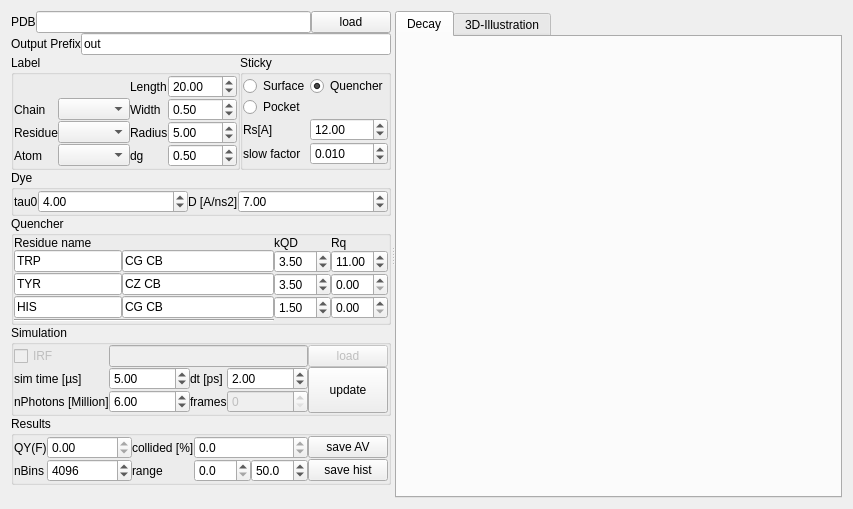
<?xml version="1.0" encoding="UTF-8"?>
<ui version="4.0">
 <class>Form</class>
 <widget class="QWidget" name="Form">
  <property name="geometry">
   <rect>
    <x>0</x>
    <y>0</y>
    <width>853</width>
    <height>509</height>
   </rect>
  </property>
  <property name="windowTitle">
   <string>Dye-quenching</string>
  </property>
  <layout class="QVBoxLayout" name="verticalLayout">
   <item>
    <widget class="QSplitter" name="splitter">
     <property name="orientation">
      <enum>Qt::Horizontal</enum>
     </property>
     <widget class="QWidget" name="widget" native="true">
      <property name="sizePolicy">
       <sizepolicy hsizetype="MinimumExpanding" vsizetype="Preferred">
        <horstretch>0</horstretch>
        <verstretch>0</verstretch>
       </sizepolicy>
      </property>
      <property name="maximumSize">
       <size>
        <width>380</width>
        <height>16777215</height>
       </size>
      </property>
      <layout class="QGridLayout" name="gridLayout_6">
       <property name="margin">
        <number>0</number>
       </property>
       <property name="spacing">
        <number>0</number>
       </property>
       <item row="5" column="0" colspan="2">
        <widget class="QGroupBox" name="groupBox_2">
         <property name="title">
          <string>Simulation</string>
         </property>
         <layout class="QGridLayout" name="gridLayout_2">
          <property name="margin">
           <number>0</number>
          </property>
          <property name="spacing">
           <number>0</number>
          </property>
          <item row="3" column="2">
           <widget class="QLabel" name="label_11">
            <property name="text">
             <string>frames</string>
            </property>
           </widget>
          </item>
          <item row="2" column="2">
           <widget class="QLabel" name="label_10">
            <property name="text">
             <string>dt [ps]</string>
            </property>
           </widget>
          </item>
          <item row="2" column="3">
           <widget class="QDoubleSpinBox" name="doubleSpinBox_7">
            <property name="sizePolicy">
             <sizepolicy hsizetype="Expanding" vsizetype="Fixed">
              <horstretch>0</horstretch>
              <verstretch>0</verstretch>
             </sizepolicy>
            </property>
            <property name="value">
             <double>2.000000000000000</double>
            </property>
           </widget>
          </item>
          <item row="3" column="1">
           <widget class="QDoubleSpinBox" name="doubleSpinBox_11">
            <property name="sizePolicy">
             <sizepolicy hsizetype="Expanding" vsizetype="Fixed">
              <horstretch>0</horstretch>
              <verstretch>0</verstretch>
             </sizepolicy>
            </property>
            <property name="singleStep">
             <double>0.250000000000000</double>
            </property>
            <property name="value">
             <double>6.000000000000000</double>
            </property>
           </widget>
          </item>
          <item row="2" column="1">
           <widget class="QDoubleSpinBox" name="doubleSpinBox_6">
            <property name="sizePolicy">
             <sizepolicy hsizetype="Expanding" vsizetype="Fixed">
              <horstretch>0</horstretch>
              <verstretch>0</verstretch>
             </sizepolicy>
            </property>
            <property name="maximum">
             <double>200.000000000000000</double>
            </property>
            <property name="value">
             <double>5.000000000000000</double>
            </property>
           </widget>
          </item>
          <item row="3" column="3">
           <widget class="QSpinBox" name="spinBox">
            <property name="enabled">
             <bool>false</bool>
            </property>
            <property name="sizePolicy">
             <sizepolicy hsizetype="Expanding" vsizetype="Fixed">
              <horstretch>0</horstretch>
              <verstretch>0</verstretch>
             </sizepolicy>
            </property>
            <property name="maximum">
             <number>99999999</number>
            </property>
           </widget>
          </item>
          <item row="3" column="0">
           <widget class="QLabel" name="label_17">
            <property name="text">
             <string>nPhotons [Million]</string>
            </property>
           </widget>
          </item>
          <item row="2" column="0">
           <widget class="QLabel" name="label_9">
            <property name="text">
             <string>sim time [µs]</string>
            </property>
           </widget>
          </item>
          <item row="2" column="5" rowspan="2">
           <widget class="QPushButton" name="pushButton_3">
            <property name="sizePolicy">
             <sizepolicy hsizetype="Minimum" vsizetype="Expanding">
              <horstretch>0</horstretch>
              <verstretch>0</verstretch>
             </sizepolicy>
            </property>
            <property name="text">
             <string>update</string>
            </property>
           </widget>
          </item>
          <item row="0" column="5">
           <widget class="QPushButton" name="pushButton_2">
            <property name="enabled">
             <bool>false</bool>
            </property>
            <property name="text">
             <string>load</string>
            </property>
           </widget>
          </item>
          <item row="0" column="1" colspan="4">
           <widget class="QLineEdit" name="lineEdit_4">
            <property name="enabled">
             <bool>false</bool>
            </property>
            <property name="readOnly">
             <bool>true</bool>
            </property>
           </widget>
          </item>
          <item row="0" column="0">
           <widget class="QCheckBox" name="checkBox">
            <property name="enabled">
             <bool>false</bool>
            </property>
            <property name="text">
             <string>IRF</string>
            </property>
           </widget>
          </item>
         </layout>
        </widget>
       </item>
       <item row="6" column="0" colspan="2">
        <widget class="QGroupBox" name="groupBox_7">
         <property name="title">
          <string>Results</string>
         </property>
         <layout class="QGridLayout" name="gridLayout_7">
          <property name="margin">
           <number>0</number>
          </property>
          <property name="spacing">
           <number>0</number>
          </property>
          <item row="1" column="2">
           <widget class="QLabel" name="label_21">
            <property name="text">
             <string>range</string>
            </property>
           </widget>
          </item>
          <item row="0" column="0">
           <widget class="QLabel" name="label_20">
            <property name="text">
             <string>QY(F)</string>
            </property>
           </widget>
          </item>
          <item row="1" column="0">
           <widget class="QLabel" name="label_19">
            <property name="text">
             <string>nBins</string>
            </property>
           </widget>
          </item>
          <item row="1" column="5">
           <widget class="QPushButton" name="pushButton_4">
            <property name="text">
             <string>save hist</string>
            </property>
           </widget>
          </item>
          <item row="0" column="5">
           <widget class="QPushButton" name="pushButton_5">
            <property name="text">
             <string>save AV</string>
            </property>
           </widget>
          </item>
          <item row="1" column="1">
           <widget class="QSpinBox" name="spinBox_2">
            <property name="sizePolicy">
             <sizepolicy hsizetype="Expanding" vsizetype="Fixed">
              <horstretch>0</horstretch>
              <verstretch>0</verstretch>
             </sizepolicy>
            </property>
            <property name="maximum">
             <number>8192</number>
            </property>
            <property name="value">
             <number>4096</number>
            </property>
           </widget>
          </item>
          <item row="0" column="2">
           <widget class="QLabel" name="label_22">
            <property name="text">
             <string>collided [%]</string>
            </property>
           </widget>
          </item>
          <item row="0" column="1">
           <widget class="QDoubleSpinBox" name="doubleSpinBox_16">
            <property name="readOnly">
             <bool>true</bool>
            </property>
            <property name="maximum">
             <double>1.000000000000000</double>
            </property>
           </widget>
          </item>
          <item row="0" column="3">
           <widget class="QDoubleSpinBox" name="doubleSpinBox_15">
            <property name="readOnly">
             <bool>true</bool>
            </property>
            <property name="decimals">
             <number>1</number>
            </property>
           </widget>
          </item>
          <item row="1" column="3">
           <layout class="QHBoxLayout" name="horizontalLayout_4">
            <item>
             <widget class="QDoubleSpinBox" name="doubleSpinBox_13">
              <property name="decimals">
               <number>1</number>
              </property>
              <property name="singleStep">
               <double>0.100000000000000</double>
              </property>
             </widget>
            </item>
            <item>
             <widget class="QDoubleSpinBox" name="doubleSpinBox_14">
              <property name="decimals">
               <number>1</number>
              </property>
              <property name="value">
               <double>50.000000000000000</double>
              </property>
             </widget>
            </item>
           </layout>
          </item>
         </layout>
        </widget>
       </item>
       <item row="2" column="1">
        <widget class="QGroupBox" name="groupBox_4">
         <property name="title">
          <string>Sticky</string>
         </property>
         <layout class="QGridLayout" name="gridLayout_4">
          <property name="margin">
           <number>0</number>
          </property>
          <property name="spacing">
           <number>0</number>
          </property>
          <item row="0" column="1">
           <widget class="QRadioButton" name="radioButton">
            <property name="toolTip">
             <string>The &quot;surface&quot; of the AV is defined by selecting AV-points within a sphere of radius Rs around the Cbeta atoms</string>
            </property>
            <property name="text">
             <string>Surface</string>
            </property>
            <property name="checked">
             <bool>false</bool>
            </property>
           </widget>
          </item>
          <item row="2" column="1">
           <widget class="QLabel" name="label_16">
            <property name="text">
             <string>Rs[A]</string>
            </property>
           </widget>
          </item>
          <item row="2" column="2" colspan="2">
           <widget class="QDoubleSpinBox" name="doubleSpinBox_10">
            <property name="toolTip">
             <string>All points within the AV within a radius of R next to the selection are slowed down</string>
            </property>
            <property name="maximum">
             <double>100.000000000000000</double>
            </property>
            <property name="value">
             <double>12.000000000000000</double>
            </property>
           </widget>
          </item>
          <item row="3" column="1">
           <widget class="QLabel" name="label_8">
            <property name="text">
             <string>slow factor</string>
            </property>
           </widget>
          </item>
          <item row="3" column="2" colspan="2">
           <widget class="QDoubleSpinBox" name="doubleSpinBox_5">
            <property name="toolTip">
             <string>The diffusion coefficient outside the sicky volume is reduced by this factor</string>
            </property>
            <property name="decimals">
             <number>3</number>
            </property>
            <property name="maximum">
             <double>1.000000000000000</double>
            </property>
            <property name="singleStep">
             <double>0.050000000000000</double>
            </property>
            <property name="value">
             <double>0.010000000000000</double>
            </property>
           </widget>
          </item>
          <item row="0" column="2">
           <widget class="QRadioButton" name="radioButton_2">
            <property name="enabled">
             <bool>true</bool>
            </property>
            <property name="text">
             <string>Quencher</string>
            </property>
            <property name="checked">
             <bool>true</bool>
            </property>
           </widget>
          </item>
          <item row="1" column="1">
           <widget class="QRadioButton" name="radioButton_3">
            <property name="text">
             <string>Pocket</string>
            </property>
           </widget>
          </item>
         </layout>
        </widget>
       </item>
       <item row="2" column="0">
        <widget class="QGroupBox" name="groupBox">
         <property name="title">
          <string>Label</string>
         </property>
         <layout class="QGridLayout" name="gridLayout">
          <property name="margin">
           <number>0</number>
          </property>
          <property name="spacing">
           <number>0</number>
          </property>
          <item row="3" column="2">
           <widget class="QLabel" name="label_6">
            <property name="text">
             <string>Radius</string>
            </property>
           </widget>
          </item>
          <item row="3" column="3">
           <widget class="QDoubleSpinBox" name="doubleSpinBox_3">
            <property name="toolTip">
             <string>Radius of the dye in Angström</string>
            </property>
            <property name="minimum">
             <double>0.100000000000000</double>
            </property>
            <property name="singleStep">
             <double>0.250000000000000</double>
            </property>
            <property name="value">
             <double>5.000000000000000</double>
            </property>
           </widget>
          </item>
          <item row="2" column="2">
           <widget class="QLabel" name="label_5">
            <property name="text">
             <string>Width</string>
            </property>
           </widget>
          </item>
          <item row="1" column="3">
           <widget class="QDoubleSpinBox" name="doubleSpinBox">
            <property name="sizePolicy">
             <sizepolicy hsizetype="Expanding" vsizetype="Fixed">
              <horstretch>0</horstretch>
              <verstretch>0</verstretch>
             </sizepolicy>
            </property>
            <property name="toolTip">
             <string>The length of the dye linker in Angström</string>
            </property>
            <property name="minimum">
             <double>1.000000000000000</double>
            </property>
            <property name="value">
             <double>20.000000000000000</double>
            </property>
           </widget>
          </item>
          <item row="1" column="2">
           <widget class="QLabel" name="label_4">
            <property name="text">
             <string>Length</string>
            </property>
           </widget>
          </item>
          <item row="2" column="3">
           <widget class="QDoubleSpinBox" name="doubleSpinBox_2">
            <property name="toolTip">
             <string>The width of the dye linker in Angström</string>
            </property>
            <property name="minimum">
             <double>0.100000000000000</double>
            </property>
            <property name="maximum">
             <double>10.000000000000000</double>
            </property>
            <property name="singleStep">
             <double>0.100000000000000</double>
            </property>
            <property name="value">
             <double>0.500000000000000</double>
            </property>
           </widget>
          </item>
          <item row="4" column="2">
           <widget class="QLabel" name="label_23">
            <property name="text">
             <string>dg</string>
            </property>
           </widget>
          </item>
          <item row="4" column="3">
           <widget class="QDoubleSpinBox" name="doubleSpinBox_17">
            <property name="toolTip">
             <string>Resolution of the AV (grid-parameter) in Angström</string>
            </property>
            <property name="maximum">
             <double>1.000000000000000</double>
            </property>
            <property name="singleStep">
             <double>0.100000000000000</double>
            </property>
            <property name="value">
             <double>0.500000000000000</double>
            </property>
           </widget>
          </item>
          <item row="4" column="1">
           <widget class="QComboBox" name="comboBox_3"/>
          </item>
          <item row="4" column="0">
           <widget class="QLabel" name="label_3">
            <property name="text">
             <string>Atom</string>
            </property>
           </widget>
          </item>
          <item row="3" column="0">
           <widget class="QLabel" name="label_2">
            <property name="text">
             <string>Residue</string>
            </property>
           </widget>
          </item>
          <item row="3" column="1">
           <widget class="QComboBox" name="comboBox_2"/>
          </item>
          <item row="2" column="1">
           <widget class="QComboBox" name="comboBox">
            <property name="sizePolicy">
             <sizepolicy hsizetype="Expanding" vsizetype="Fixed">
              <horstretch>0</horstretch>
              <verstretch>0</verstretch>
             </sizepolicy>
            </property>
           </widget>
          </item>
          <item row="2" column="0">
           <widget class="QLabel" name="label">
            <property name="text">
             <string>Chain</string>
            </property>
           </widget>
          </item>
         </layout>
        </widget>
       </item>
       <item row="0" column="0" colspan="2">
        <layout class="QHBoxLayout" name="horizontalLayout">
         <property name="spacing">
          <number>0</number>
         </property>
         <item>
          <widget class="QLabel" name="label_15">
           <property name="sizePolicy">
            <sizepolicy hsizetype="Fixed" vsizetype="Preferred">
             <horstretch>0</horstretch>
             <verstretch>0</verstretch>
            </sizepolicy>
           </property>
           <property name="text">
            <string>PDB</string>
           </property>
          </widget>
         </item>
         <item>
          <widget class="QLineEdit" name="lineEdit">
           <property name="readOnly">
            <bool>true</bool>
           </property>
          </widget>
         </item>
         <item>
          <widget class="QPushButton" name="pushButton">
           <property name="sizePolicy">
            <sizepolicy hsizetype="Fixed" vsizetype="Fixed">
             <horstretch>0</horstretch>
             <verstretch>0</verstretch>
            </sizepolicy>
           </property>
           <property name="text">
            <string>load</string>
           </property>
          </widget>
         </item>
        </layout>
       </item>
       <item row="1" column="0" colspan="2">
        <layout class="QHBoxLayout" name="horizontalLayout_2">
         <property name="spacing">
          <number>0</number>
         </property>
         <item>
          <widget class="QLabel" name="label_18">
           <property name="text">
            <string>Output Prefix</string>
           </property>
          </widget>
         </item>
         <item>
          <widget class="QLineEdit" name="lineEdit_5">
           <property name="text">
            <string>out</string>
           </property>
          </widget>
         </item>
        </layout>
       </item>
       <item row="7" column="0" colspan="2">
        <spacer name="verticalSpacer">
         <property name="orientation">
          <enum>Qt::Vertical</enum>
         </property>
         <property name="sizeHint" stdset="0">
          <size>
           <width>20</width>
           <height>40</height>
          </size>
         </property>
        </spacer>
       </item>
       <item row="3" column="0" colspan="2">
        <widget class="QGroupBox" name="groupBox_3">
         <property name="title">
          <string>Dye</string>
         </property>
         <layout class="QGridLayout" name="gridLayout_3">
          <property name="margin">
           <number>0</number>
          </property>
          <property name="spacing">
           <number>0</number>
          </property>
          <item row="1" column="2">
           <widget class="QLabel" name="label_7">
            <property name="text">
             <string>D [A/ns2]</string>
            </property>
           </widget>
          </item>
          <item row="1" column="0">
           <widget class="QLabel" name="label_12">
            <property name="sizePolicy">
             <sizepolicy hsizetype="Fixed" vsizetype="Preferred">
              <horstretch>0</horstretch>
              <verstretch>0</verstretch>
             </sizepolicy>
            </property>
            <property name="text">
             <string>tau0</string>
            </property>
           </widget>
          </item>
          <item row="1" column="1">
           <widget class="QDoubleSpinBox" name="doubleSpinBox_8">
            <property name="sizePolicy">
             <sizepolicy hsizetype="Expanding" vsizetype="Fixed">
              <horstretch>0</horstretch>
              <verstretch>0</verstretch>
             </sizepolicy>
            </property>
            <property name="toolTip">
             <string>Lifetime of the dye in absence of quenching</string>
            </property>
            <property name="minimum">
             <double>0.010000000000000</double>
            </property>
            <property name="singleStep">
             <double>0.100000000000000</double>
            </property>
            <property name="value">
             <double>4.000000000000000</double>
            </property>
           </widget>
          </item>
          <item row="1" column="3">
           <widget class="QDoubleSpinBox" name="doubleSpinBox_4">
            <property name="sizePolicy">
             <sizepolicy hsizetype="Expanding" vsizetype="Fixed">
              <horstretch>0</horstretch>
              <verstretch>0</verstretch>
             </sizepolicy>
            </property>
            <property name="toolTip">
             <string>Diffusion coefficent of the dye in the non-sticky part of the accessible volume</string>
            </property>
            <property name="maximum">
             <double>100.989999999999995</double>
            </property>
            <property name="value">
             <double>7.000000000000000</double>
            </property>
           </widget>
          </item>
         </layout>
        </widget>
       </item>
       <item row="4" column="0" colspan="2">
        <widget class="QGroupBox" name="groupBox_6">
         <property name="title">
          <string>Quencher</string>
         </property>
         <layout class="QGridLayout" name="gridLayout_8">
          <property name="margin">
           <number>0</number>
          </property>
          <property name="spacing">
           <number>0</number>
          </property>
          <item row="0" column="2">
           <widget class="QLabel" name="label_25">
            <property name="text">
             <string>kQD</string>
            </property>
           </widget>
          </item>
          <item row="3" column="2">
           <widget class="QDoubleSpinBox" name="doubleSpinBox_20">
            <property name="singleStep">
             <double>0.250000000000000</double>
            </property>
            <property name="value">
             <double>1.500000000000000</double>
            </property>
           </widget>
          </item>
          <item row="1" column="2">
           <widget class="QDoubleSpinBox" name="doubleSpinBox_18">
            <property name="singleStep">
             <double>0.250000000000000</double>
            </property>
            <property name="value">
             <double>3.500000000000000</double>
            </property>
           </widget>
          </item>
          <item row="3" column="1">
           <widget class="QLineEdit" name="lineEdit_10">
            <property name="text">
             <string>CG CB</string>
            </property>
           </widget>
          </item>
          <item row="1" column="1">
           <widget class="QLineEdit" name="lineEdit_6">
            <property name="text">
             <string>CG CB</string>
            </property>
           </widget>
          </item>
          <item row="2" column="2">
           <widget class="QDoubleSpinBox" name="doubleSpinBox_19">
            <property name="singleStep">
             <double>0.250000000000000</double>
            </property>
            <property name="value">
             <double>3.500000000000000</double>
            </property>
           </widget>
          </item>
          <item row="2" column="1">
           <widget class="QLineEdit" name="lineEdit_8">
            <property name="text">
             <string>CZ CB</string>
            </property>
           </widget>
          </item>
          <item row="1" column="3">
           <widget class="QDoubleSpinBox" name="doubleSpinBox_12">
            <property name="toolTip">
             <string>If the dye is quenched if it is in a part of the AV within a radius of the Quenching atoms</string>
            </property>
            <property name="singleStep">
             <double>0.250000000000000</double>
            </property>
            <property name="value">
             <double>11.000000000000000</double>
            </property>
           </widget>
          </item>
          <item row="4" column="0" colspan="2">
           <widget class="Line" name="line">
            <property name="orientation">
             <enum>Qt::Horizontal</enum>
            </property>
           </widget>
          </item>
          <item row="2" column="0">
           <widget class="QLineEdit" name="lineEdit_7">
            <property name="sizePolicy">
             <sizepolicy hsizetype="Fixed" vsizetype="Fixed">
              <horstretch>0</horstretch>
              <verstretch>0</verstretch>
             </sizepolicy>
            </property>
            <property name="text">
             <string>TYR</string>
            </property>
           </widget>
          </item>
          <item row="2" column="3">
           <widget class="QDoubleSpinBox" name="doubleSpinBox_21"/>
          </item>
          <item row="3" column="0">
           <widget class="QLineEdit" name="lineEdit_9">
            <property name="sizePolicy">
             <sizepolicy hsizetype="Fixed" vsizetype="Fixed">
              <horstretch>0</horstretch>
              <verstretch>0</verstretch>
             </sizepolicy>
            </property>
            <property name="text">
             <string>HIS</string>
            </property>
           </widget>
          </item>
          <item row="1" column="0">
           <widget class="QLineEdit" name="lineEdit_3">
            <property name="sizePolicy">
             <sizepolicy hsizetype="Minimum" vsizetype="Fixed">
              <horstretch>0</horstretch>
              <verstretch>0</verstretch>
             </sizepolicy>
            </property>
            <property name="text">
             <string>TRP</string>
            </property>
           </widget>
          </item>
          <item row="0" column="3">
           <widget class="QLabel" name="label_26">
            <property name="text">
             <string>Rq</string>
            </property>
           </widget>
          </item>
          <item row="3" column="3">
           <widget class="QDoubleSpinBox" name="doubleSpinBox_22"/>
          </item>
          <item row="0" column="0">
           <widget class="QLabel" name="label_14">
            <property name="text">
             <string>Residue name</string>
            </property>
           </widget>
          </item>
         </layout>
        </widget>
       </item>
      </layout>
     </widget>
     <widget class="QTabWidget" name="tabWidget">
      <property name="currentIndex">
       <number>0</number>
      </property>
      <widget class="QWidget" name="tab_3">
       <attribute name="title">
        <string>Decay</string>
       </attribute>
       <layout class="QVBoxLayout" name="verticalLayout_3">
        <item>
         <layout class="QVBoxLayout" name="verticalLayout_2"/>
        </item>
       </layout>
      </widget>
      <widget class="QWidget" name="tab_2">
       <attribute name="title">
        <string>3D-Illustration</string>
       </attribute>
       <layout class="QVBoxLayout" name="verticalLayout_5">
        <item>
         <layout class="QVBoxLayout" name="verticalLayout_4"/>
        </item>
       </layout>
      </widget>
     </widget>
    </widget>
   </item>
  </layout>
 </widget>
 <resources/>
 <connections/>
</ui>
